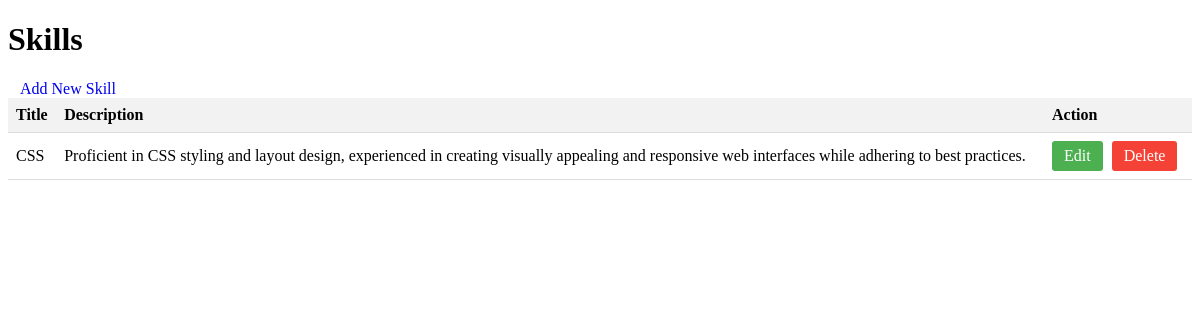
/admin/skill, run on an earlier commit of the app's database.
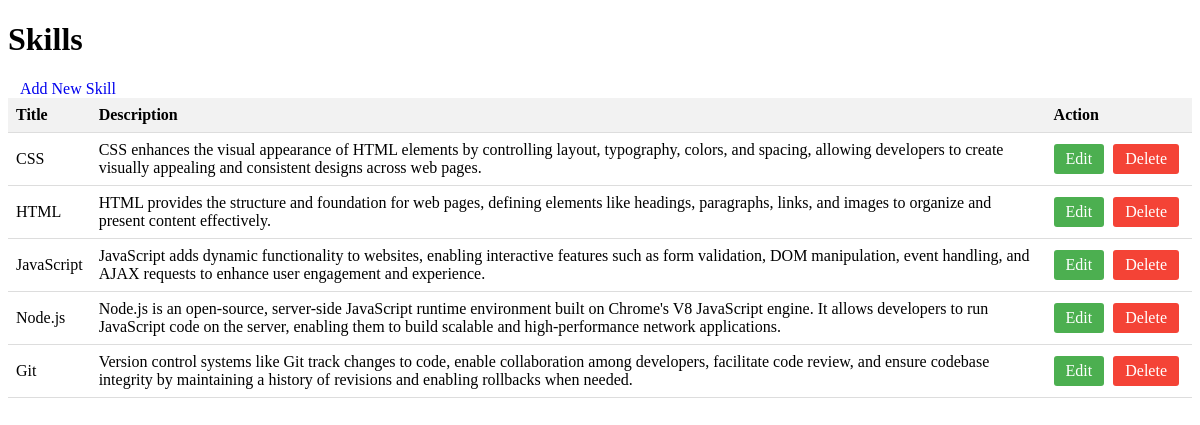
And on a later commit of the database.
### app.py (models this page shows, shortened)
class Skill(db.Model):
    ex_id = db.Column(db.Integer, primary_key=True)
    title = db.Column(db.String(200), nullable=False)
    desc = db.Column(db.String(500), nullable=False)

### app.py (the view)
@app.route("/admin/skill")
def list_skills():
    skills = Skill.query.all()
    return render_template("admin/skill/list.html", skills=skills)

### templates/admin/skill/list.html (shortened to what this page needs)
<!DOCTYPE html>
<html lang="en">
<head>
</head>
<body>
    <h1>Skills</h1>
    <a href="/admin/skill/create" class="btn">Add New Skill</a>
    <table>
        <thead>
            <tr>
                <th>Title</th>
                <th>Description</th>
                <th>Action</th>
            </tr>
        </thead>
        <tbody>
            {% for skill in skills %}
            <tr>
                <td>{{ skill.title }}</td>
                <td>{{ skill.desc }}</td>
                <td class="action-buttons">
                    <a href="/admin/skill/edit/{{ skill.ex_id }}" class="btn btn-edit">Edit</a>
                    <a href="/admin/skill/delete/{{ skill.ex_id }}" class="btn btn-delete">Delete</a>
                </td>
            </tr>
            {% endfor %}
        </tbody>
    </table>
</body>
</html>

What changed in the data, as far as the page shows it:
changed Skill "CSS": desc "Proficient in CSS styling and layout design, experienced in creating visually appealing and responsive web interfaces while adhering to best practices." → "CSS enhances the visual appearance of HTML elements by controlling layout, typography, colors, and spacing, allowing developers to create visually appealing and consistent designs across web pages."
added Skill: title "HTML", desc "HTML provides the structure and foundation for web pages, defining elements like headings, paragraphs, links, and images to organize and present content effectively."
added Skill: title "JavaScript", desc "JavaScript adds dynamic functionality to websites, enabling interactive features such as form validation, DOM manipulation, event handling, and AJAX requests to enhance user engagement and experience."
added Skill: title "Node.js", desc "Node.js is an open-source, server-side JavaScript runtime environment built on Chrome's V8 JavaScript engine. It allows developers to run JavaScript code on the server, enabling them to build scalable and high-performance network applications."
added Skill: title "Git", desc "Version control systems like Git track changes to code, enable collaboration among developers, facilitate code review, and ensure codebase integrity by maintaining a history of revisions and enabling rollbacks when needed."
